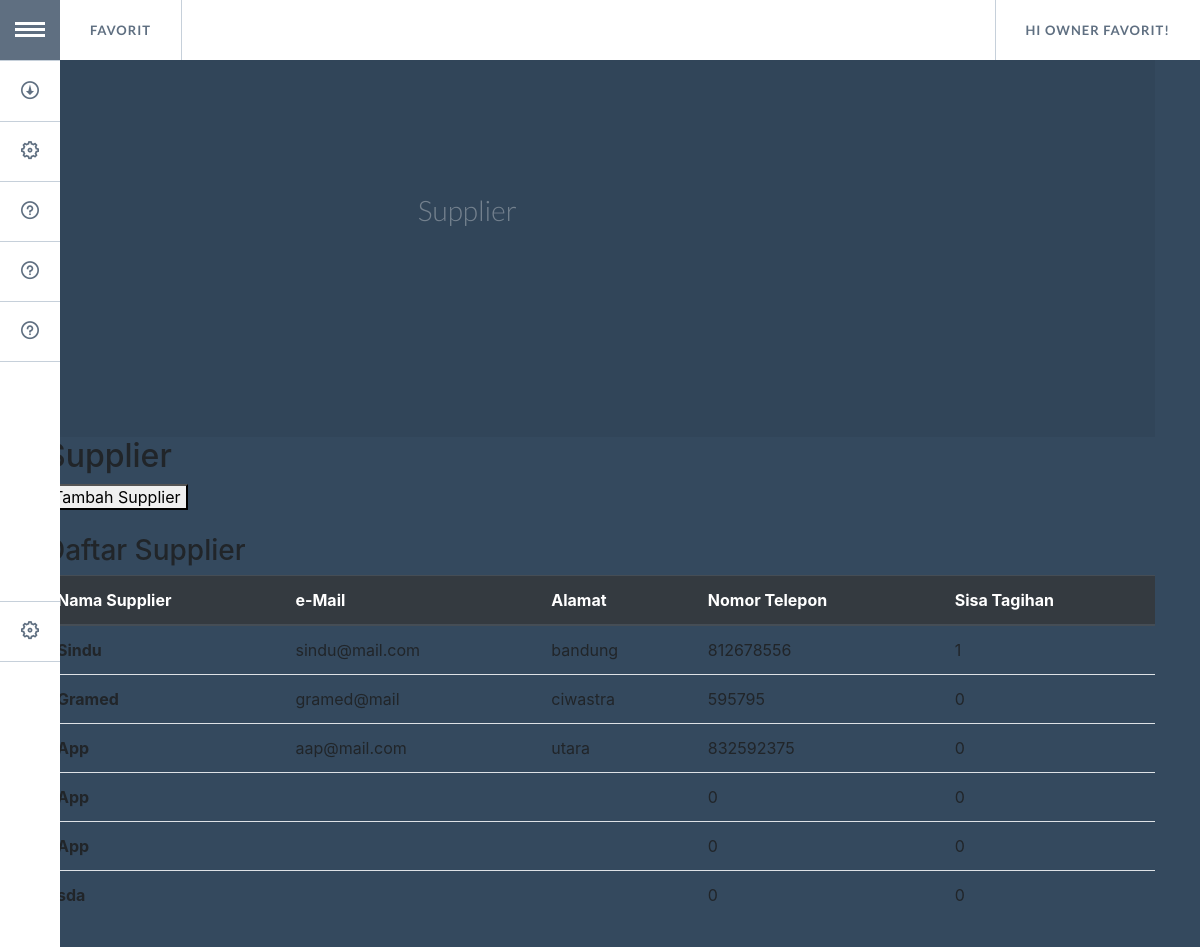
Page /supplier.php (signed in) on the earlier database version.
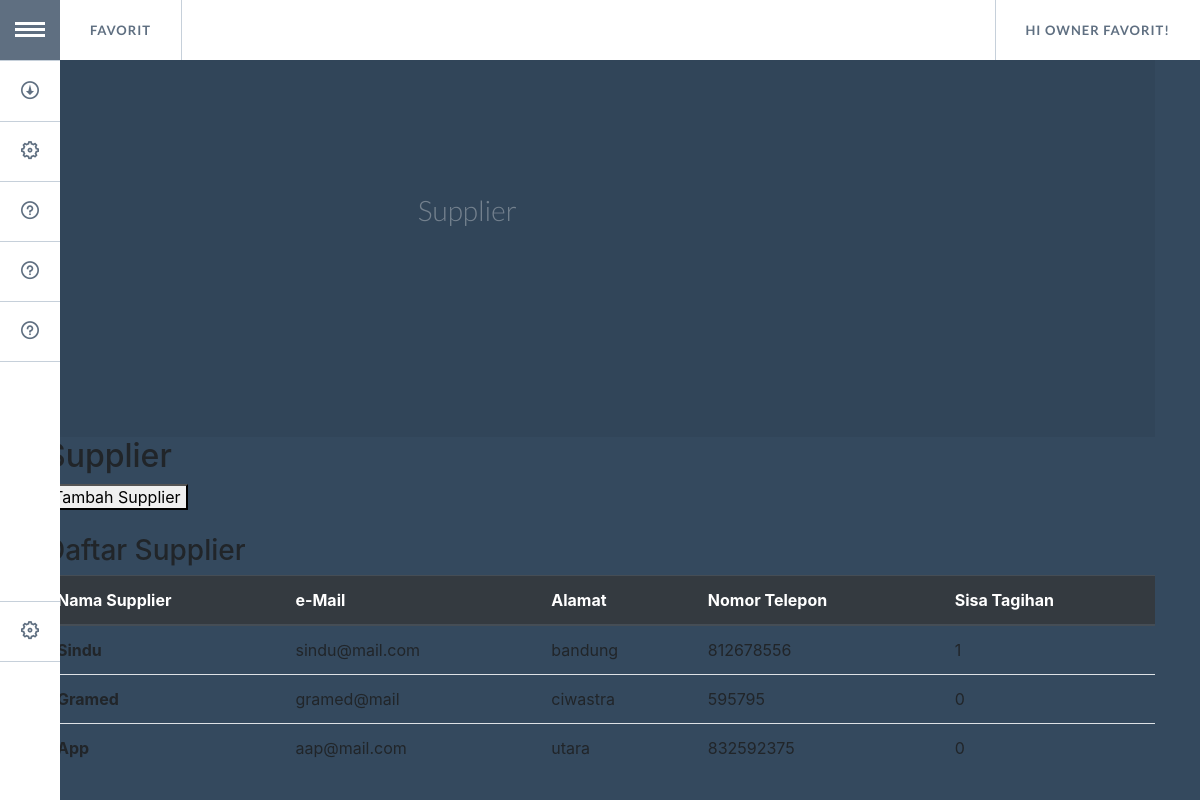
Same page on the later database version.
### tables this page shows
CREATE TABLE `suppliers` (
  `id_supplier` int(5) NOT NULL,
  `nama_supplier` varchar(40) NOT NULL,
  `email` varchar(60) DEFAULT NULL,
  `alamat` varchar(100) DEFAULT NULL,
  `no_hp` int(14) DEFAULT NULL,
  `sisa_tagihan` int(20) DEFAULT NULL
);

### supplier.php (the view, shortened to what this page needs)
<!DOCTYPE html>
<html lang="en" class="no-js">
	<head>
        <link rel="stylesheet" href="https://stackpath.bootstrapcdn.com/bootstrap/4.3.1/css/bootstrap.min.css">
		<link rel="stylesheet" type="text/css" href="assets/GoogleNexusWebsiteMenu/css/normalize.css" />
		<link rel="stylesheet" type="text/css" href="assets/GoogleNexusWebsiteMenu/css/demo.css" />
		<link rel="stylesheet" type="text/css" href="assets/GoogleNexusWebsiteMenu/css/component.css" />
	</head>
	<body>
	<?php
	include 'koneksi_model.php';
	if (!isset($_SESSION["sukses"]) and !isset($_SESSION["username"]) and !isset($_SESSION["password"])) {
		die("silahkan login <a href='login_page.php'>disini</a>");
	}else
		{
			$sql= "SELECT nama FROM user WHERE username='".$_SESSION["username"]."'";
			$query= mysqli_query($conn,$sql);
			$result= mysqli_fetch_array($query);
			$hello = $result[0];
		}
	?>
		<div class="container">
			<ul id="gn-menu" class="gn-menu-main">
				<li class="gn-trigger">
					<a class="gn-icon gn-icon-menu"><span>Menu</span></a>
					<nav class="gn-menu-wrapper">
						<div class="gn-scroller">
							<ul class="gn-menu">
								<li><a class="gn-icon gn-icon-download" href='hutang.php'>Account Receivable</a></li>
								<li><a class="gn-icon gn-icon-cog" href='order.php'>Purchase Order</a></li>
								<li><a class="gn-icon gn-icon-help" href='produk.php'>Product</a></li>
								<li><a class="gn-icon gn-icon-help" href='supplier.php'>Supplier</a></li>
								<li><a class="gn-icon gn-icon-help"href='acc.php'>Approval</a></li>
								<li><br><br><br><br></li>
								<li><a class="gn-icon gn-icon-cog" href='logout.php'>Logout</a></li>
							</ul>
						</div>
					</nav>
				</li>
				<li><a href='mainMenu.php'>Favorit</a></li>
				<li><a><span>Hi <?php echo $hello ?>!</span></a></li>
			</ul>
			<header>
				<h1> <span>Supplier</span></h1>
            </header>
			<div>
			 <h2><span>Supplier</span></h2>
			 <form>
         		<button type="submit" formaction="tambah_supplier.php">Tambah Supplier</button>
      		</form>
			 <br>
			 <h3>Daftar Supplier</h3>
			 <table class="table">
				<thead class="thead-dark">
					<tr>
						<th scope="col">Nama Supplier</th>
						<th scope="col">e-Mail</th>
						<th scope="col">Alamat</th>
						<th scope="col">Nomor Telepon</th>
						<th scope="col">Sisa Tagihan</th>
					</tr>
				</thead>
			<?php
    			$sql= "SELECT * FROM suppliers";
				$query= mysqli_query($conn,$sql);
				while ($hsl= mysqli_fetch_assoc($query)){
			?>
				<tr>
	    			<th scope ="row"><?php echo $hsl['nama_supplier'];?></th>
					<td><?php echo $hsl['email'];?></td>
					<td><?php echo $hsl['alamat'];?></td>
					<td><?php echo $hsl['no_hp'];?></td>
					<td><?php echo $hsl['sisa_tagihan'];?></td>
				</tr>
			<?php
				}
			?>
			</table>
			<br>
			<br>
			</div>
		</div>
</body>
</html>

Differences in the rows shown:
removed suppliers: nama_supplier "App", no_hp "0", sisa_tagihan "0"
removed suppliers: nama_supplier "App", no_hp "0", sisa_tagihan "0"
removed suppliers: nama_supplier "sda", no_hp "0", sisa_tagihan "0"
